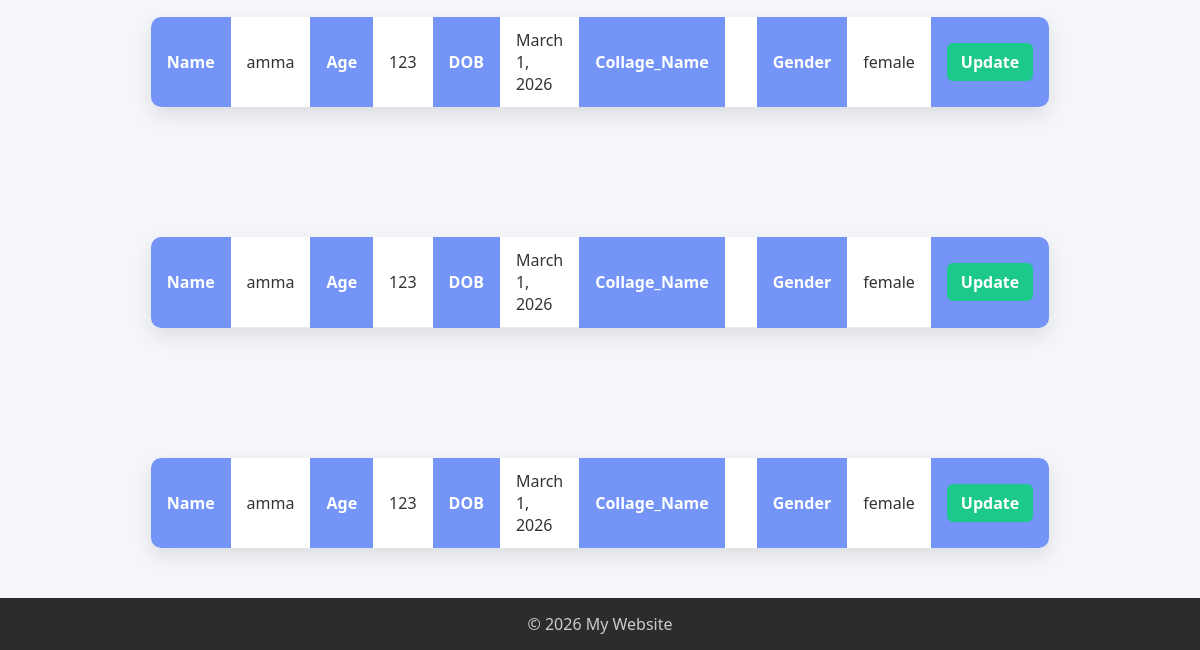
The app's page /karthik/app2/Teachers.html (lower part), older data.
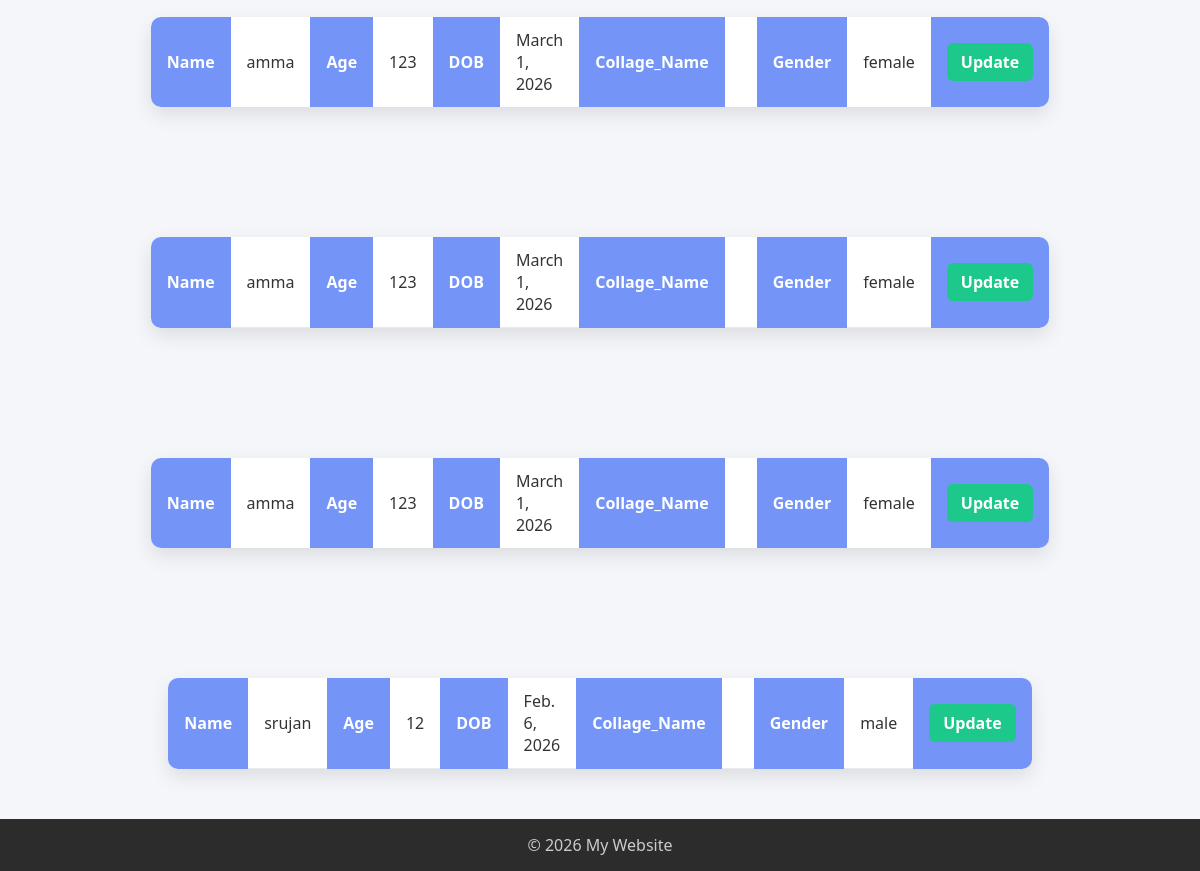
The same page, newer data.
### app1/models.py (models this page shows, shortened)
class Teachers(models.Model):
    name = models.CharField(max_length=100)
    age = models.IntegerField(null=True,blank=True)
    Password = models.CharField(null=True,blank=True)
    Address = models.CharField(null=True,blank=True)
    DOB = models.DateField(null=True,blank=True)
    Gender = models.CharField(null=True,blank=True)

### app1/views.py (the view)
# urls.py: path('app2/Teachers.html', app1,name='app1'),
def app1(request):
 teachers = Teachers.objects.all()
 return render(request,'Teachers.html',{'teachers':teachers})

### templates/Teachers.html (shortened to what this page needs)
{% load static %}
<!DOCTYPE html>
<html lang="en">
<head>
 <link rel="stylesheet" href="{% static 'teachers.css' %}">
</head>
<body>
    <main>
        <section>
            {%  for teachers in teachers %}
           <center>
            <table>
             <tr><th>Name</th>
                <td>{{teachers.name}}</td>  <br>
                <th>Age</th>
                <td>{{teachers.age}}</td><br>
                <th>DOB</th>
                <td>{{teachers.DOB}}</td><br>
                <th>Collage_Name</th>
                <td>{{teachers.Collage_Name}}</td><br>
                <th>Gender</th>
                <td>{{teachers.Gender}}</td><br>
    <th><a href="{% url 'update' teachers.id %}">Update</a></th>
           </table>
           </center>
                    {% endfor %}
        </section>
    </main>
    <footer>
        <p>© 2026 My Website</p>
    </footer>
</body>
</html>

Row changes from the older to the newer data that the page shows:
added Teachers: name "srujan", age "12", DOB "Feb. 6, 2026", Gender "male"
